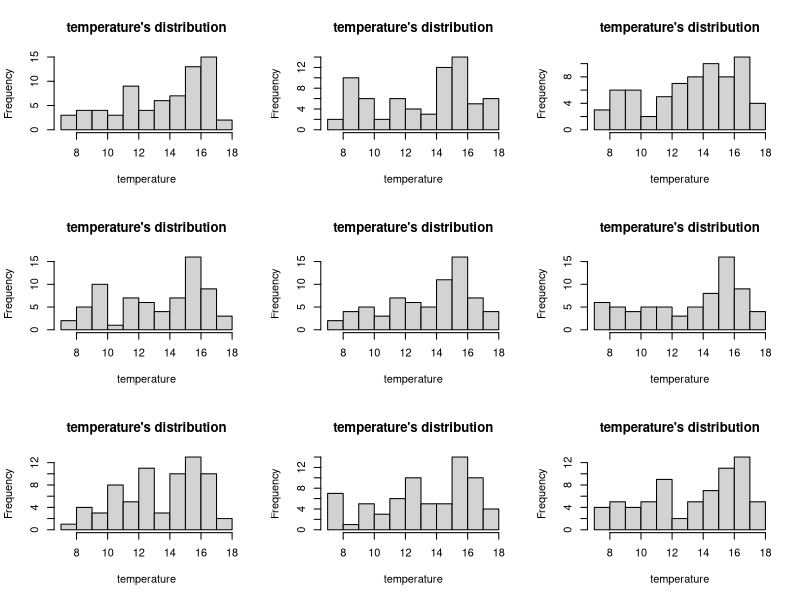
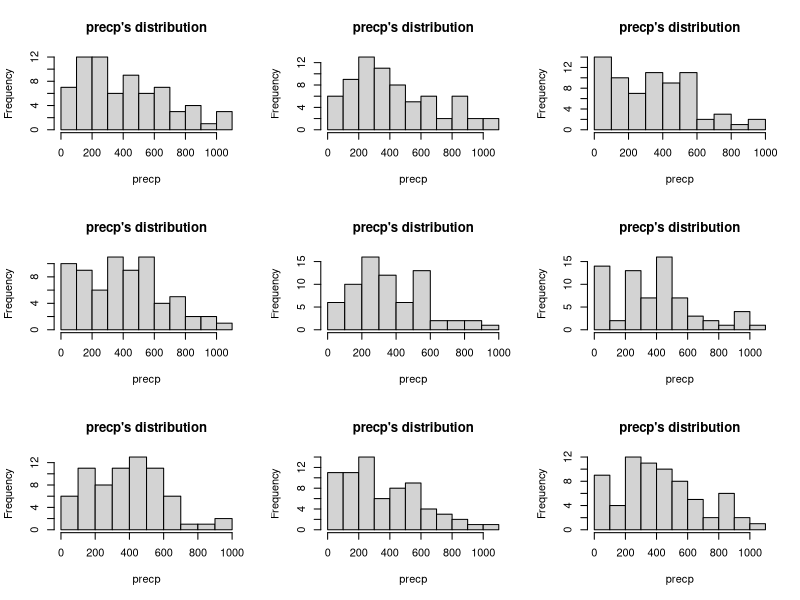
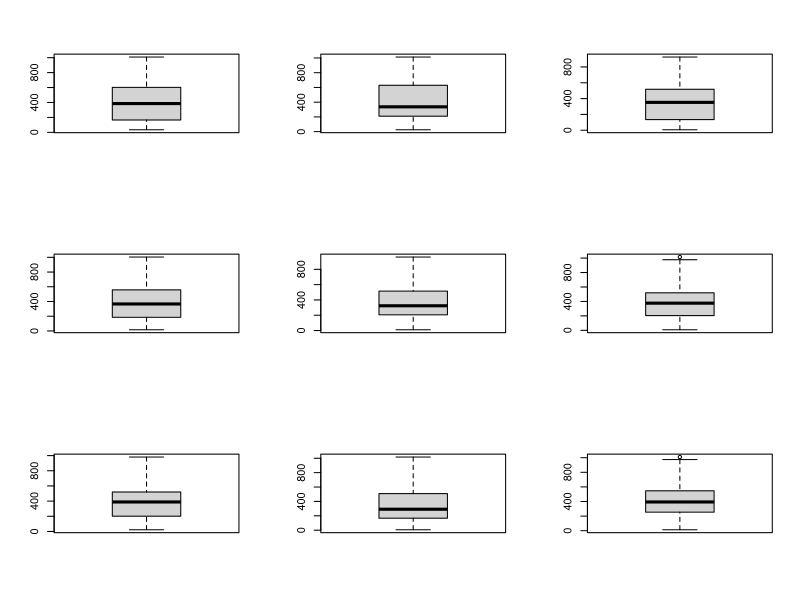
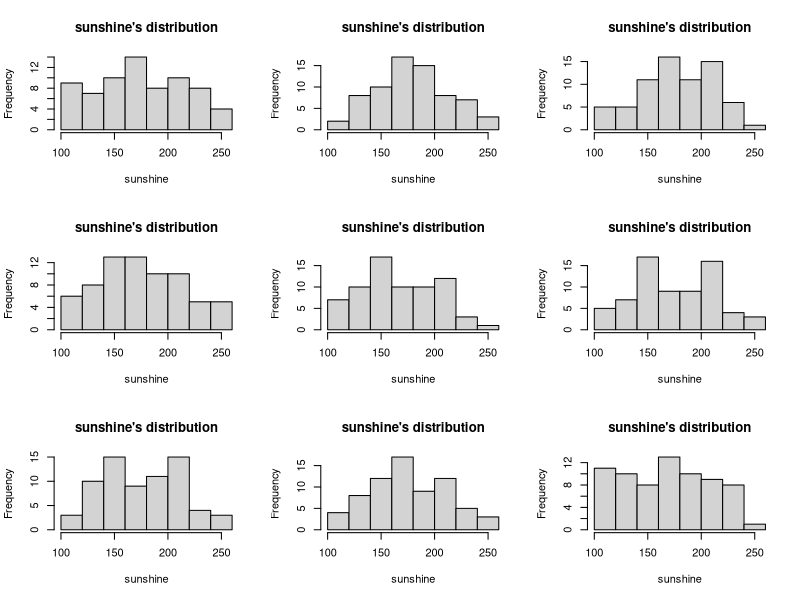

The R script that drew these images, in order: (Note: this script raises an error after producing the figures.)
library(tidyverse)
rm(ks.pnorm)
#冬季12月到3月：6、7、14-17、23、24、30-33、40-43、49、50、60-62、69、70
#春秋季4、5月和10、11月：4、5、8、12、13、21、22、28、29、34、38、39、47、48、53、54、58、59、63、67、68
#夏季6到9月：1-3、9-11、18-20、25-27、35-37、44-46、51、52、55-57、64-66
winter = c(6,7,14,15,16,17,23,24,30,31,32,33,40,41,42,43,49,50,60,61,62,69,70)
spraut = c(4,5,8,12,13,21,22,28,29,34,38,39,47,48,53,54,58,59,63,67,68)
summer = c(1,2,3,9,10,11,18,19,20,25,26,27,35,36,37,44,45,46,51,52,55,56,57,64,65,66)
par(mfrow = c(3,3)) 
###模擬9組梨山平均溫度樣本
sim_i = c()
sim = matrix(nrow=70,ncol=1)
#先執行1次並存入sim
sim_i[winter] = round(runif(23,7,13),1)
sim_i[spraut] = round(runif(21,11,16.3),1)
sim_i[summer] = round(runif(26,14.6,17.6),1)
sim = as.matrix(sim_i)
#跑剩餘的8次並存入sim
for(i in 1:8){
  sim_i[winter] = round(runif(23,7,13),1)
  sim_i[spraut] = round(runif(21,11,16.3),1)
  sim_i[summer] = round(runif(26,14.6,17.6),1)
  sim = cbind(sim,as.matrix(sim_i))
}
#將9組模擬溫度的直方圖配適出現，好觀察可能的機率分配為何
for(j in 1:9){
   hist(sim[,j],main = "temperature's distribution",xlab = 'temperature')
}

#要檢測這些組是否服從隨機漫步模型，使用adf test H0:資料具非隨機性，具單位根
library("urca")
library("tseries")
adf.test(sim[,j])$p.value

adf.pvalue = c()
for(j in 1:9){
  adf.pvalue = c(adf.pvalue,adf.test(sim[,j])$p.value)
}
data.frame(adf.pvalue)
###

###模擬9組梨山平均降雨量樣本
sim_i = c()
sim = matrix(nrow=70,ncol=1)
#先執行1次並存入sim
sim_i[winter] = round(runif(23,5,552),1)
sim_i[spraut] = round(runif(21,37,1027.5),1)
sim_i[summer] = round(runif(26,3,676),1)
sim = as.matrix(sim_i)
#跑剩餘的8次並存入sim
for(i in 1:8){
  sim_i[winter] = round(runif(23,5,552),1)
  sim_i[spraut] = round(runif(21,37,1027.5),1)
  sim_i[summer] = round(runif(26,3,676),1)
  sim = cbind(sim,as.matrix(sim_i))
}
#將9組模擬降雨量的直方圖配適，觀察可能的機率分配
install.packages("MASS")
library(MASS)
for(j in 1:9){
  hist(sim[,j],main = "precp's distribution",xlab = 'precp')
}
#模擬gamma的shape和rate：分別取2及0.05(1/20)
est_para = c()
for(j in 1:9){
  est_para = c(est_para,fitdistr(sim[,j],"gamma")$estimate)
}
est_para

ks.pgamma = c()
for(j in 1:9){
  ks.pgamma = c(ks.pgamma,ks.test(sim[,j],"pgamma",2,1/20)$p.value)
}
#檢查normal
ks.pnorm = c()
for(j in 1:9){
  ks.pnorm = c(ks.pnorm,ks.test(sim[,j],"pnorm",)$p.value)
  
}
#檢查uniform
ks.punif = c()
for(j in 1:9){
  ks.punif = c(ks.punif,ks.test(sim[,j],"punif",0,600)$p.value)
}
data.frame(ks.punif)
#box plot
for(j in 1:9){
  boxplot(sim[,j])
}
###

###模擬9組梨山平均照光量樣本
sim_i = c()
sim = matrix(nrow=70,ncol=1)
#先執行1次並存入sim
sim_i[winter] = round(runif(23,100.6,225.1),1)
sim_i[spraut] = round(runif(21,143.8,256.1),1)
sim_i[summer] = round(runif(26,112,222.1),1)
sim = as.matrix(sim_i)
#跑剩餘的8次並存入sim
for(i in 1:8){
  sim_i[winter] = round(runif(23,100.6,225.1),1)
  sim_i[spraut] = round(runif(21,143.8,256.1),1)
  sim_i[summer] = round(runif(26,112,222.1),1)
  sim = cbind(sim,as.matrix(sim_i))
}
#將9組模擬照光量的直方圖配適，觀察可能的機率分配
for(j in 1:9){
  hist(sim[,j],main = "sunshine's distribution",xlab = 'sunshine')
}
#檢查是否服從常態
ks.pnorm = c()
for(j in 1:9){
  ks.pnorm = c(ks.pnorm,ks.test(sim[,j],"pnorm")$p.value)
}
#檢查uniform
ks.punif = c()
for(j in 1:9){
  ks.punif = c(ks.punif,ks.test(sim[,j],"punif",100,250)$p.value)
}
data.frame(ks.punif)
####測100次
sim_i = c()
sim = matrix(nrow=70,ncol=1)
#先執行1次並存入sim
sim_i[winter] = round(runif(23,100.6,225.1),1)
sim_i[spraut] = round(runif(21,143.8,256.1),1)
sim_i[summer] = round(runif(26,112,222.1),1)
sim = as.matrix(sim_i)
#跑剩餘的99次並存入sim
for(i in 1:99){
  sim_i[winter] = round(runif(23,100.6,225.1),1)
  sim_i[spraut] = round(runif(21,143.8,256.1),1)
  sim_i[summer] = round(runif(26,112,222.1),1)
  sim = cbind(sim,as.matrix(sim_i))
}
#檢查uniform
TRUE_count = 0
p100 = c()
ks.punif = c()
for(j in 1:100){
  ks.punif = c(ks.punif,ks.test(sim[,j],"punif",100,250)$p.value)
  p100[j] = ifelse(ks.punif[j] < 0.05 ,FALSE,TRUE)
  if(p100[j] == TRUE){
    TRUE_count = TRUE_count + 1
  }
}

####測1000次
sim_i = c()
sim = matrix(nrow=70,ncol=1)
#先執行1次並存入sim
sim_i[winter] = round(runif(23,100.6,225.1),1)
sim_i[spraut] = round(runif(21,143.8,256.1),1)
sim_i[summer] = round(runif(26,112,222.1),1)
sim = as.matrix(sim_i)
#跑剩餘的999次並存入sim
for(i in 1:999){
  sim_i[winter] = round(runif(23,100.6,225.1),1)
  sim_i[spraut] = round(runif(21,143.8,256.1),1)
  sim_i[summer] = round(runif(26,112,222.1),1)
  sim = cbind(sim,as.matrix(sim_i))
}
#檢查uniform
TRUE_count = 0
p1000 = c()
ks.punif = c()
for(j in 1:1000){
  ks.punif = c(ks.punif,ks.test(sim[,j],"punif",100,250)$p.value)
  p1000[j] = ifelse(ks.punif[j] < 0.05 ,FALSE,TRUE)
  if(p1000[j] == TRUE){
    TRUE_count = TRUE_count + 1
  }
}
####測10000次
sim_i = c()
sim = matrix(nrow=70,ncol=1)
#先執行1次並存入sim
sim_i[winter] = round(runif(23,100.6,225.1),1)
sim_i[spraut] = round(runif(21,143.8,256.1),1)
sim_i[summer] = round(runif(26,112,222.1),1)
sim = as.matrix(sim_i)
#跑剩餘的9999次並存入sim
for(i in 1:9999){
  sim_i[winter] = round(runif(23,100.6,225.1),1)
  sim_i[spraut] = round(runif(21,143.8,256.1),1)
  sim_i[summer] = round(runif(26,112,222.1),1)
  sim = cbind(sim,as.matrix(sim_i))
}
#檢查uniform
TRUE_count = 0
p10000 = c()
ks.punif = c()
for(j in 1:10000){
  ks.punif = c(ks.punif,ks.test(sim[,j],"punif",100,250)$p.value)
  p10000[j] = ifelse(ks.punif[j] < 0.05 ,FALSE,TRUE)
  if(p10000[j] == TRUE){
    TRUE_count = TRUE_count + 1
  }
}
####
###
rm(apple_data)
###實驗組
winter = c(6,7,14,15,16,17,23,24,30,31,32,33,40,41,42,43,49,50,60,61,62,69,70)
spraut = c(4,5,8,12,13,21,22,28,29,34,38,39,47,48,53,54,58,59,63,67,68)
summer = c(1,2,3,9,10,11,18,19,20,25,26,27,35,36,37,44,45,46,51,52,55,56,57,64,65,66)
##模擬溫度
temp_temperature = c()
temp_temperature[winter] = round(runif(23,7,13),1)
temp_temperature[spraut] = round(runif(21,11,16.3),1)
temp_temperature[summer] = round(runif(26,14.6,17.6),1)
temperature_sim = as.matrix(temp_temperature)
##模擬降雨量
temp_precp = c()
temp_precp[winter] = round(runif(23,5,552),1)
temp_precp[spraut] = round(runif(21,37,1027.5),1)
temp_precp[summer] = round(runif(26,3,676),1)
precp_sim = as.matrix(temp_precp)
##模擬光照時數
temp_sunshine = c()
temp_sunshine[winter] = round(runif(23,100.6,225.1),1)
temp_sunshine[spraut] = round(runif(21,143.8,256.1),1)
temp_sunshine[summer] = round(runif(26,112,222.1),1)
sunshine_sim = as.matrix(temp_sunshine)
##合併到實驗組
apple_experiment = cbind(apple_data,temperature_sim,precp_sim,sunshine_sim)
####
rm(apple_data)
#####
###匯出實驗組做testing data
install.packages("openxlsx")
library(openxlsx)
write.xlsx(exp_testing, file = "C:/Users/howger/Desktop/碩一下/統計模擬與計算/期末報告/data/exp_testing.xlsx", rowNames = FALSE)
###配適複迴歸分析且考慮交互作用
a = lm(price ~ temperature + precp + sunshine + temperature * precp , data = true_training)
summary(a)
b = lm(price ~ temperature + precp + sunshine + temperature * sunshine  , data = true_training)
summary(b)
c = lm(price ~ temperature + precp + sunshine + precp * sunshine  , data = true_training)
summary(c)
regression = lm(price ~ temperature + precp + sunshine  , data = true_training)
summary(regression)
#無任何交互作用
###模擬蘋果價格
price_sim = c()
for(k in 1:47){
  price_sim[k] = 97.936860 - 3.408602 * exp_testing$temperature_sim[k] + 0.001368 * exp_testing$precp_sim[k] + 0.025361 * exp_testing$sunshine_sim[k] 
}
exp_testing = cbind(exp_testing,price_sim)
#exp_testing = exp_testing[,-6]
###比較基本資料
#實驗組
cbind(mean(price_sim),median(price_sim),var(price_sim),range(price_sim))
#對照組
temp = true_testing$price
cbind(mean(temp),median(temp),var(temp),range(temp))
#兩組盒鬚圖
boxplot(exp_testing$price_sim,temp,names = c("實驗組","對照組"))
#畫兩組的走勢圖
library(ggplot2)


ggplot(ggplot, aes(x = month_date)) +
  geom_line(aes(y = price , color = "true",group = 1)) +
  geom_line(aes(y = price_sim , color = "simulate",group = 1))+
  labs(x = "日期", y = "模擬價格", title = "實驗組&對照組之走勢圖") +
  scale_color_manual(values = c("true" = "blue", "simulate" = "red")) +
  theme_minimal()

#檢定檢查兩組平均數、變異數是否有差異
t.test(true_testing$price,exp_testing$price_sim)
var.test(exp_testing$price_sim, true_testing$price, 
         alternative = "less")
###

###
##實驗組
#使用arima對模擬價格做預測
library(tseries)
library(forecast)
rm()
##對照組
#使用arima對模擬價格做預測
ts.data = ts(true_testing$price, frequency = 12)
#找出pdq
mod_wrong = auto.arima(ts.data,seasonal = TRUE,test = 'adf',ic = 'aic')
mod_wrong #未考慮到季節性
mod_true = auto.arima(ts.data,seasonal = TRUE,test = 'adf',ic = 'aic',D=1)
mod_true #d=1考慮到季節性
#or#
acf(ts.data,lag.max = 34) 
pacf(ts.data,lag.max = 34)
#acf圖 & pacf圖 搭配看ar(1),ar(2) or ma(1),ma(2) or arma(1,1)
adf.test(ts.data) #if p-value < 0.05 , then d = 1
# #
par(mfrow = c(1,2)) 

plot(forecast(mod_wrong))
plot(forecast(mod_true))
forecast_wrong = predict(mod_wrong , n.ahead=12)
forecast = predict(mod_true, n.ahead = 12)
###